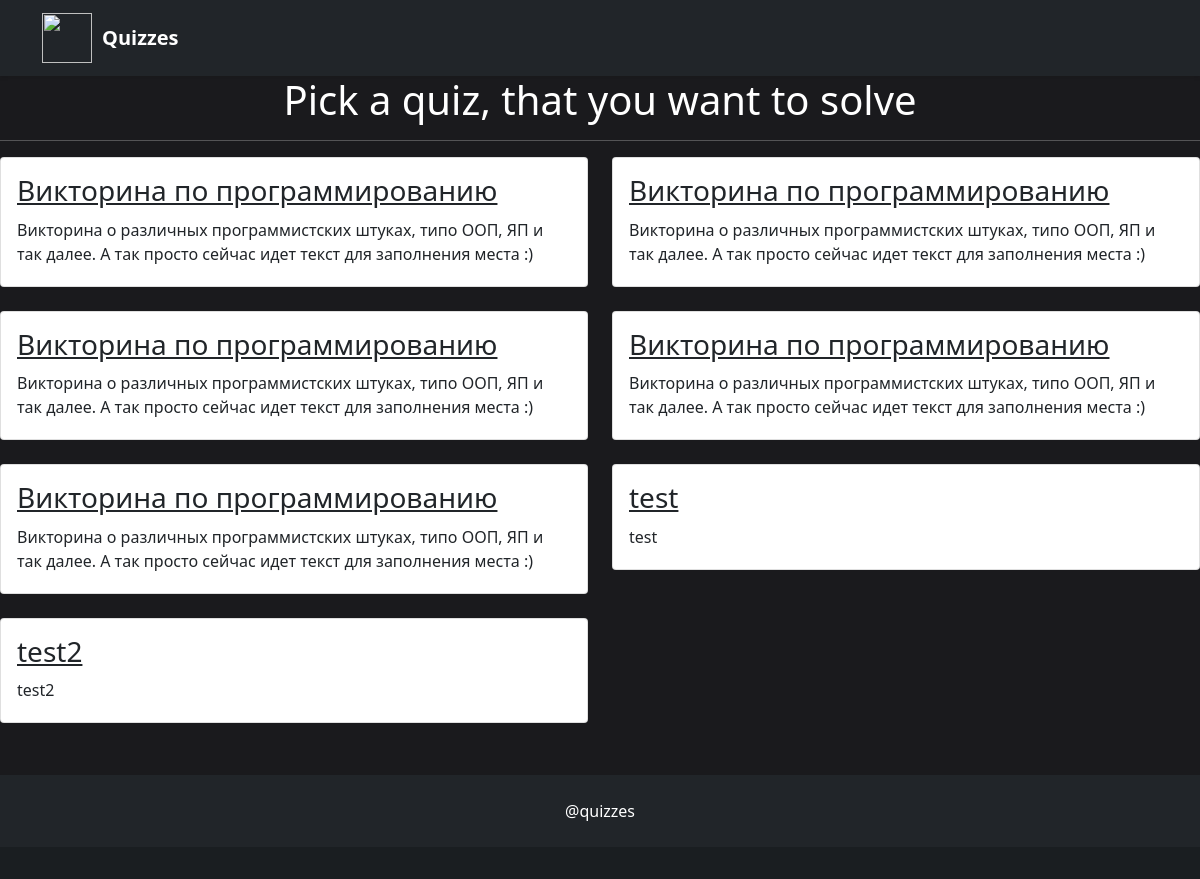
Before: / with the older database file.
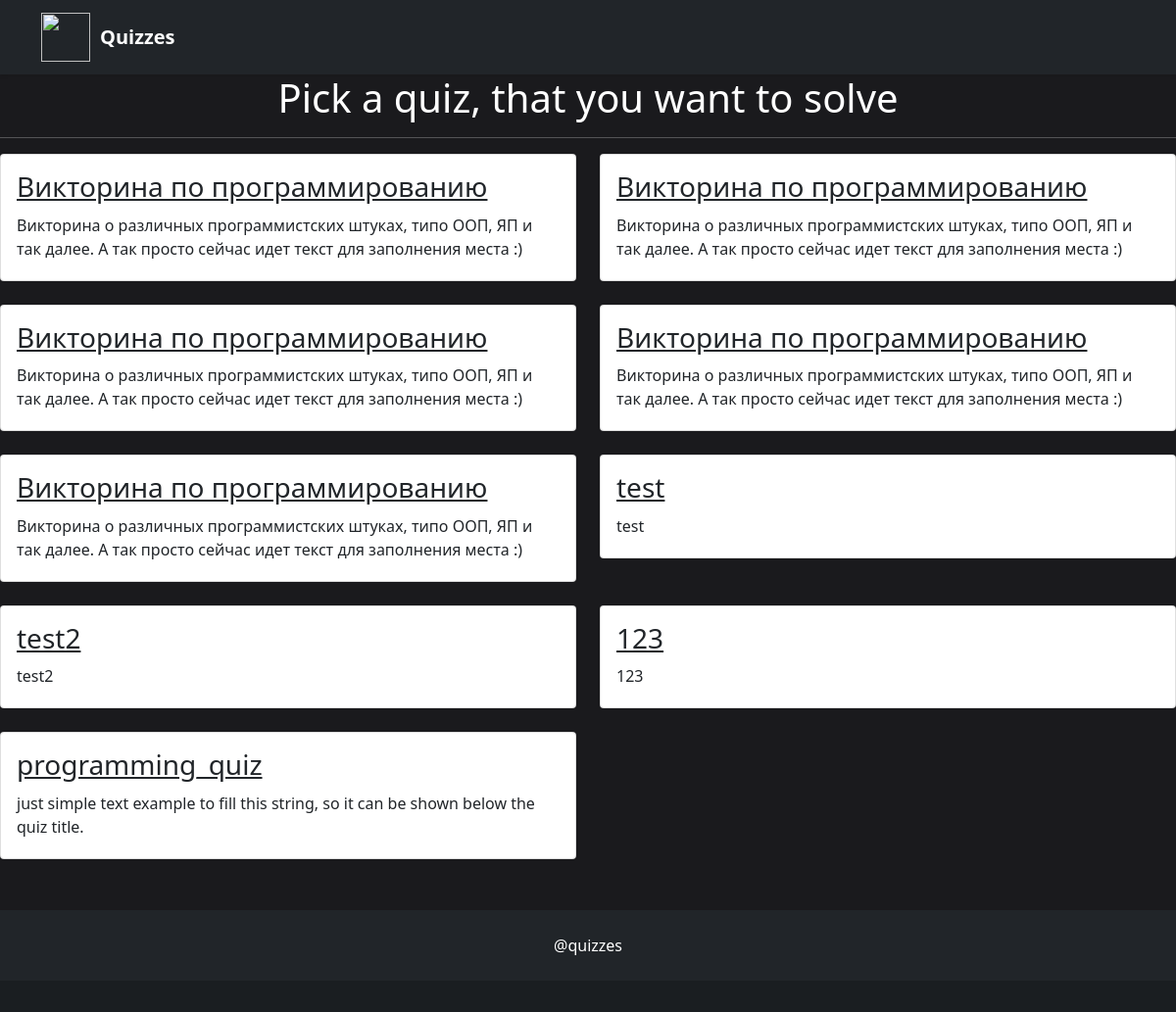
After: the same page with the newer database file.
### qz/models.py (models this page shows)
class Quiz(models.Model):
    question1 = models.ForeignKey(Question, on_delete=models.CASCADE, default=None, related_name='question1')
    question2 = models.ForeignKey(Question, on_delete=models.CASCADE, default=None, related_name='question2')
    question3 = models.ForeignKey(Question, on_delete=models.CASCADE, default=None, related_name='question3', null=True, blank=True)
    question4 = models.ForeignKey(Question, on_delete=models.CASCADE, default=None, related_name='question4', null=True, blank=True)
    question5 = models.ForeignKey(Question, on_delete=models.CASCADE, default=None, related_name='question5', null=True, blank=True)
    quiz_uuid = models.BigAutoField(primary_key=True)
    quiz_title = models.CharField(max_length=100)
    about_quiz_text = models.CharField(max_length=250, default='')
    class Meta:
        verbose_name = 'Quiz'
        verbose_name_plural = 'Quizzes'

### qz/views.py (the view)
# urls.py: path('', main_page, name='main_page'),
def main_page(request):
    quiz_list = Quiz.objects.order_by('quiz_uuid')
    return render(request, 'main_page.html', {'quiz_list': quiz_list})

### templates/main_page.html (shortened to what this page needs)
{% extends 'base.html' %}
{% block content %}
<h1 style="text-align:center">Pick a quiz, that you want to solve</h1>
<hr>
<div class="row mb-2">
    {% for quiz in quiz_list %}
        <div class="col-md-6">
          <div class="card flex-md-row mb-4 box-shadow h-md-250">
            <div class="card-body d-flex flex-column align-items-start">
              <h3 class="mb-0">
                <a class="text-dark" href="{% url 'qz:quiz_start' quiz.quiz_uuid %}">{{ quiz.quiz_title }}</a>
              </h3>
              <div class="mb-1 text-dark" style="margin:10px 10px 10px 0px">{{ quiz.about_quiz_text }}</div>
            </div>
          </div>
        </div>
    {% endfor %}
    </div>
{% endblock %}

Changed rows visible on the page:
added Quiz: quiz_title "123", about_quiz_text "123"
added Quiz: quiz_title "programming_quiz", about_quiz_text "just simple text example to fill this string, so it can be shown below the quiz title."
